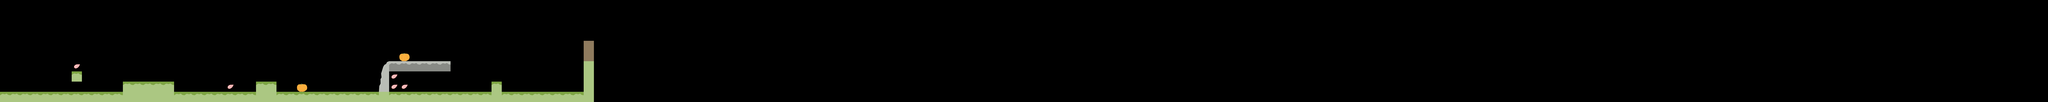

This game map was drawn from its Tiled (.tmx) file and the tilesets committed beside it. A one-line description and the trimmed map source follow:
An orthogonal 200x10 tile map with 128x128 px tiles, 4 tile layers (Platforms, Walls, Loot, Pumpkins), 3 tilesets.

<map version="1.2" tiledversion="1.3.4" orientation="orthogonal" renderorder="right-down" width="200" height="10" tilewidth="128" tileheight="128" infinite="0" nextlayerid="7" nextobjectid="1">
 <tileset firstgid="1" name="autumn" tilewidth="128" tileheight="128" tilecount="7" columns="0">
  <grid orientation="orthogonal" width="1" height="1" />
  <tile id="0">
   <image width="128" height="128" source="images/grass.png" />
  </tile>
  <tile id="1">
   <image width="128" height="128" source="images/brown.png" />
  </tile>
  <tile id="2">
   <image width="128" height="128" source="images/green.png" />
  </tile>
  <tile id="3">
   <image width="128" height="128" source="images/loot_leaf.png" />
  </tile>
  <tile id="4">
   <image width="128" height="128" source="images/pumpkin.png" />
  </tile>
  <tile id="5">
   <image width="128" height="128" source="images/cliff_1.png" />
  </tile>
  <tile id="8">
   <image width="128" height="128" source="images/rockTile.png" />
  </tile>
 </tileset>
 <tileset firstgid="10" name="cliff2" tilewidth="108" tileheight="128" tilecount="1" columns="0">
  <tileoffset x="20" y="0" />
  <grid orientation="orthogonal" width="1" height="1" />
  <tile id="0">
   <image width="108" height="128" source="images/cliff2.png" />
  </tile>
 </tileset>
 <tileset firstgid="11" name="cliff3" tilewidth="92" tileheight="128" tilecount="1" columns="0">
  <tileoffset x="36" y="0" />
  <grid orientation="orthogonal" width="1" height="1" />
  <tile id="0">
   <image width="92" height="128" source="images/cliff3.png" />
  </tile>
 </tileset>
 <layer id="1" name="Platforms" width="200" height="10">
  <data>[2000 cells, 78 non-empty, 4 distinct tile ids]</data>
 </layer>
 <layer id="6" name="Walls" width="200" height="10" locked="1">
  <data>[2000 cells, 9 non-empty, 5 distinct tile ids]</data>
 </layer>
 <layer id="4" name="Loot" width="200" height="10" locked="1">
  <data>[2000 cells, 5 non-empty, 1 distinct tile ids]</data>
 </layer>
 <layer id="5" name="Pumpkins" width="200" height="10">
  <data>[2000 cells, 2 non-empty, 1 distinct tile ids]</data>
 </layer>
</map>